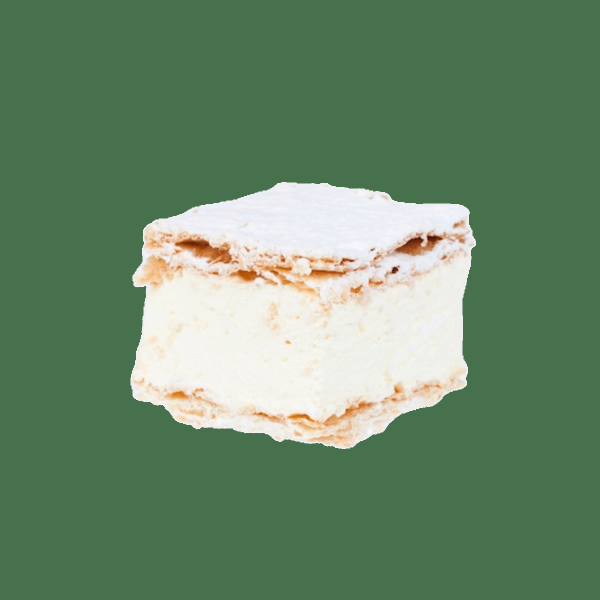
#> input picture TransormacjaObrazow/kremowka.png, 1200 x 1200 px, found by its file name (shown at 1/2 size)
$ python -i main.py   (imports and definitions only)
#> lines starting #> are read from the running program, lines starting #| are printed output that depends on the picture
import cv2
import matplotlib.pyplot as plt
import numpy as np
from mttkinter import mtTkinter as tk
from PIL import Image


# [118 lines left out: functions onclick1, onclick2, onclick3, not called in this run]


def onclick4():
    def on_change(val):
        print(val)
        alpha = val / 100
        beta = (1.0 - alpha)
        result = cv2.addWeighted(img1, alpha, img2, beta, 0.0)
        cv2.imshow('blend', result)

    img1 = cv2.imread(r'C:\Users\unfit\Desktop\Metody\Nowy folder Python\TransormacjaObrazow\kremowka.png')
#> img1 is the input picture: shape (1200, 1200, 3); mean B, G, R 105.5, 136, 105.3
    img2 = cv2.imread(r'C:\Users\unfit\Desktop\Metody\Nowy folder Python\TransormacjaObrazow\KampusUwB1.jpg')
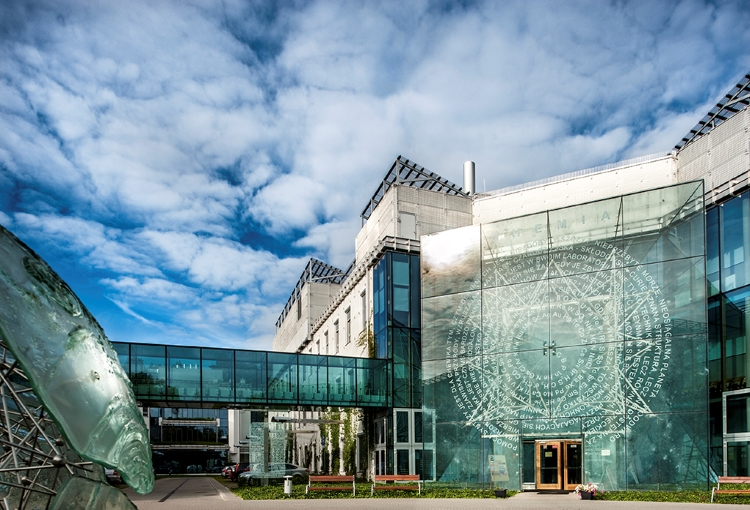
#> input picture TransormacjaObrazow/KampusUwB1.jpg, 750 x 510 px, found by its file name
#> img2 is the input picture: shape (510, 750, 3); mean B, G, R 158.4, 147.4, 122.2

    img1 = cv2.resize(img1, (400, 400))
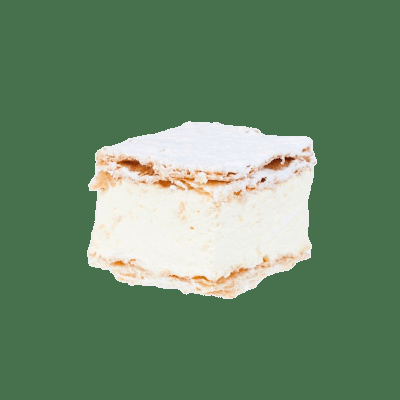
#> img1: shape (400, 400, 3); mean B, G, R 105.4, 136, 105.3
    img2 = cv2.resize(img2, (400, 400))
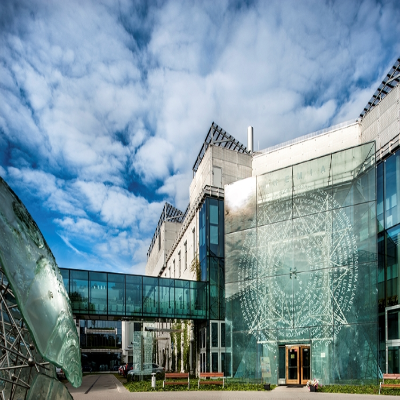
#> img2: shape (400, 400, 3); mean B, G, R 158.2, 147.3, 122.1

    cv2.imshow('blend', img2)

    cv2.createTrackbar('slider', 'blend', 0, 100, on_change)
#> slider 'slider' is set to 33

    cv2.waitKey(0)
#> in on_change, `result = cv2.addWeighted(img1, alpha, img2, beta, 0.0)`:
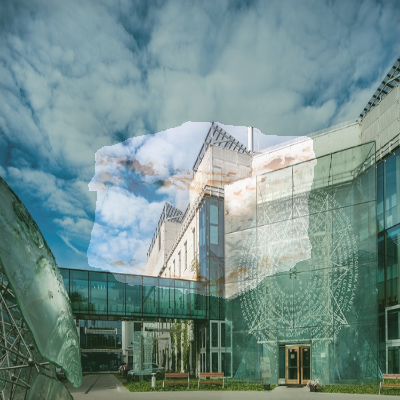
#> result: shape (400, 400, 3); mean B, G, R 140.8, 143.6, 116.5
    cv2.destroyAllWindows()


# [324 lines left out: functions onclick5, onclick6, onclick7, onclick8, onclick9, onclick10 and 5 more, not called in this run]


# [3 lines not run here, left out]
# [1 line that did not run here, left out]
# [1 line not run here, left out]
# [1 line that did not run here, left out]
# [3 lines not run here, left out]
# [1 line that did not run here, left out]
# [1 line that did not run here, left out]
# [1 line that did not run here, left out]
# [1 line that did not run here, left out]
# [1 line that did not run here, left out]
# [1 line that did not run here, left out]
# [1 line that did not run here, left out]
# [1 line that did not run here, left out]
# [1 line that did not run here, left out]
# [1 line that did not run here, left out]
# [1 line that did not run here, left out]
# [1 line that did not run here, left out]
# [1 line that did not run here, left out]
# [1 line that did not run here, left out]
# [1 line that did not run here, left out]

# [18 lines not run here, left out]

>>> result = onclick4()
